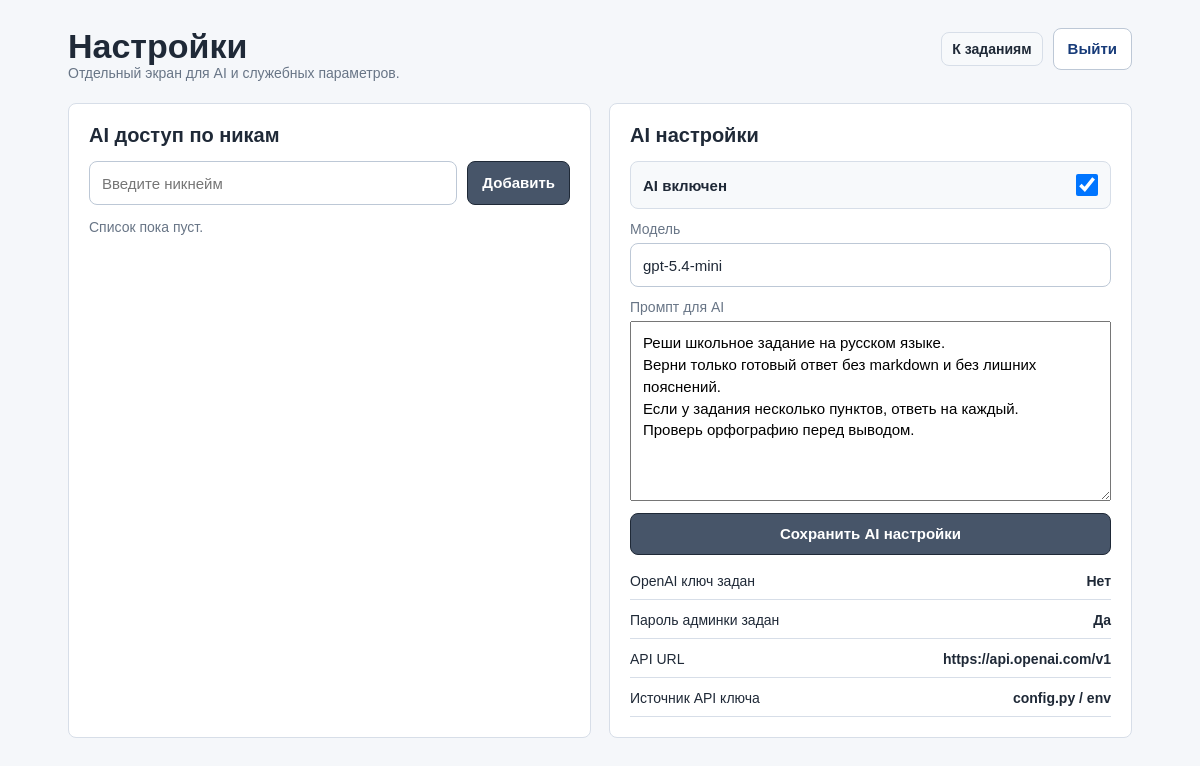
Screenshot of /admin/settings (signed in) with the database file from the repository.
### tables this page shows
CREATE TABLE app_settings (
                key TEXT PRIMARY KEY,
                value TEXT NOT NULL,
                updated_at TEXT NOT NULL
            );

### app.py (the view)
@app.route("/admin/settings", methods=["GET"])
def admin_settings():
    gate = admin_required()
    if gate is not None:
        return gate
    ai_settings = database.get_ai_settings()
    return render_template(
        "admin_settings.html",
        ai_allowed_nicknames=database.fetch_allowed_nicknames(),
        config_view={
            "AI_ENABLED": ai_settings["enabled"],
            "OPENAI_MODEL": ai_settings["model"],
            "AI_PROMPT": ai_settings["prompt"],
            "OPENAI_API_URL": Config.OPENAI_API_URL,
            "OPENAI_API_KEY_SET": bool(Config.OPENAI_API_KEY),
            "ADMIN_PASSWORD_SET": bool(Config.ADMIN_PASSWORD),
        },
    )

### app.py (called while the page is built)
def admin_is_authenticated() -> bool:
    return session.get("admin_authenticated") is True

def admin_required():
    if admin_is_authenticated():
        return None
    return redirect(url_for("admin_login", next=request.path))

@app.context_processor
def inject_globals():
    return {"task_numbers_json": json.dumps(TASK_NUMBERS, ensure_ascii=False)}

### database.py (called while the page is built)
def get_session() -> Session:
    return SessionLocal()

def close_session(_exception: BaseException | None = None) -> None:
    SessionLocal.remove()

def execute_text(sql: str, params: dict[str, Any] | None = None, session: Session | None = None):
    return (session or get_session()).execute(text(sql), params or {})

def fetch_app_settings(session: Session | None = None) -> dict[str, str]:
    rows = (session or get_session()).execute(select(app_settings.c.key, app_settings.c.value)).mappings().all()
    return {row["key"]: row["value"] for row in rows}

def get_ai_settings(session: Session | None = None) -> dict[str, object]:
    settings = fetch_app_settings(session)
    enabled = str(settings.get("ai_enabled", "1" if Config.AI_ENABLED else "0")).strip().lower() not in {"0", "false", "off", "no"}
    model = str(settings.get("openai_model", Config.OPENAI_MODEL) or "").strip() or Config.OPENAI_MODEL
    prompt = str(settings.get("ai_prompt", DEFAULT_AI_PROMPT) or "").strip() or DEFAULT_AI_PROMPT
    return {"enabled": enabled, "model": model, "prompt": prompt}

def fetch_allowed_nicknames() -> list[str]:
    rows = execute_text(
        "SELECT nickname FROM ai_allowed_nicknames ORDER BY nickname COLLATE NOCASE"
    ).mappings().all()
    return [row["nickname"] for row in rows]

### templates/admin_settings.html (shortened to what this page needs)
<!doctype html>
<html lang="ru">
<head>
    <link rel="stylesheet" href="{{ url_for('static', filename='style.css') }}">
</head>
<body class="admin_settings_body">
    <div class="settings_page">
        <div class="settings_topbar">
            <div>
                <h1>Настройки</h1>
                <div class="muted">Отдельный экран для AI и служебных параметров.</div>
            </div>
            <div class="settings_actions">
                <a href="{{ url_for('admin') }}">К заданиям</a>
                <form method="post" action="{{ url_for('admin_logout') }}">
                    <button type="submit" class="ghost">Выйти</button>
                </form>
            </div>
        </div>
        <div class="settings_grid">
            <section class="settings_card">
                <h2>AI доступ по никам</h2>
                <div class="settings_row">
                    <input type="text" id="aiNicknameInput" placeholder="Введите никнейм">
                    <button type="button" id="addAiBtn">Добавить</button>
                </div>
                <div class="chips" id="aiList">
                    {% for nickname in ai_allowed_nicknames %}
                        <div class="chip" data-nickname="{{ nickname }}">
                            <span>{{ nickname }}</span>
                            <button type="button" data-remove="{{ nickname }}">Удалить</button>
                        </div>
                    {% else %}
                        <div class="muted" id="emptyHint">Список пока пуст.</div>
                    {% endfor %}
                </div>
            </section>
            <section class="settings_card">
                <h2>AI настройки</h2>
                <div class="settings-form">
                    <label class="switch-row">
                        <span>AI включен</span>
                        <input type="checkbox" id="aiEnabledInput" {% if config_view.AI_ENABLED %}checked{% endif %}>
                    </label>
                    <div class="field">
                        <label for="aiModelInput">Модель</label>
                        <input type="text" id="aiModelInput" value="{{ config_view.OPENAI_MODEL }}" list="modelOptions" placeholder="Например, gpt-5.4-mini">
                    </div>
                    <div class="field">
                        <label for="aiPromptInput">Промпт для AI</label>
                        <textarea id="aiPromptInput" class="settings_textarea" placeholder="Инструкция, с которой AI будет решать задания">{{ config_view.AI_PROMPT }}</textarea>
                    </div>
                    <button type="button" id="saveAiSettingsBtn">Сохранить AI настройки</button>
                </div>
                <div class="kv settings_kv">
                    <div class="kv-row"><span>OpenAI ключ задан</span><strong>{{ 'Да' if config_view.OPENAI_API_KEY_SET else 'Нет' }}</strong></div>
                    <div class="kv-row"><span>Пароль админки задан</span><strong>{{ 'Да' if config_view.ADMIN_PASSWORD_SET else 'Нет' }}</strong></div>
                    <div class="kv-row"><span>API URL</span><strong>{{ config_view.OPENAI_API_URL }}</strong></div>
                    <div class="kv-row"><span>Источник API ключа</span><strong>config.py / env</strong></div>
                </div>
            </section>
        </div>
    </div>
</body>
</html>

### rows the page displays
app_settings: OPENAI_MODEL "gpt-5.4-mini"
app_settings: AI_PROMPT "Реши школьное задание на русском языке. Верни только готовый ответ без markdown и без лишних пояснений. Если у задания несколько пунктов, ответь на каждый. Проверь орфографию перед выводом."

### other values shown
{{ 'Да' if config_view.OPENAI_API_KEY_SET else 'Нет' }} "Нет"
{{ 'Да' if config_view.ADMIN_PASSWORD_SET else 'Нет' }} "Да"
{{ config_view.OPENAI_API_URL }} "https://api.openai.com/v1"
